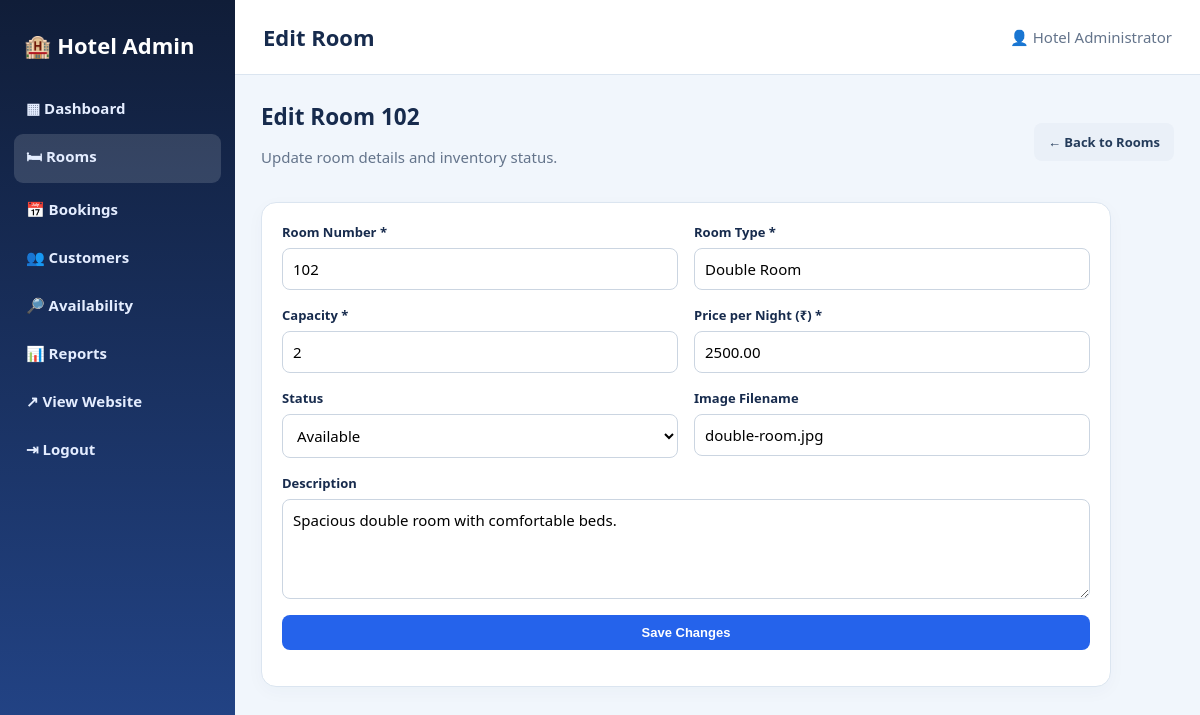
The page /admin/edit-room.php?id=2 (signed in) on the database its author committed.
### tables this page shows
CREATE TABLE IF NOT EXISTS rooms (
    id INT AUTO_INCREMENT PRIMARY KEY,
    room_no VARCHAR(20) NOT NULL UNIQUE,
    room_type VARCHAR(100) NOT NULL,
    description TEXT,
    capacity INT NOT NULL,
    price DECIMAL(10,2) NOT NULL,
    status ENUM('Available', 'Unavailable', 'Booked', 'Maintenance') DEFAULT 'Available',
    image VARCHAR(255),
    destination VARCHAR(100) DEFAULT 'Ahmedabad',
    created_at TIMESTAMP DEFAULT CURRENT_TIMESTAMP
);

### admin/includes/auth.php (called while the page is built, shortened)
<?php
function e($value) {
    return htmlspecialchars(
        (string)($value ?? ""),
        ENT_QUOTES,
        "UTF-8"
    );
}
?>

### admin/edit-room.php (the view, shortened to what this page needs)
<?php
require_once __DIR__ . "/includes/auth.php";
$id = (int)($_GET["id"] ?? 0);
$stmt = $conn->prepare("SELECT * FROM rooms WHERE id=?");
$stmt->bind_param("i", $id);
$stmt->execute();
$room = $stmt->get_result()->fetch_assoc();
include __DIR__ . "/includes/header.php";
?>
<div class="heading">
    <div>
        <h2>Edit Room <?= e($room["room_no"]) ?></h2>
        <p class="muted">Update room details and inventory status.</p>
    </div>
    <a class="btn alt" href="rooms.php">← Back to Rooms</a>
</div>
<div class="form">
    <form method="post">
        <div class="formgrid">
            <div class="field">
                <label>Room Number *</label>
                <input name="room_no" value="<?= e($room["room_no"]) ?>" required>
            </div>
            <div class="field">
                <label>Room Type *</label>
                <input name="room_type" value="<?= e($room["room_type"]) ?>" required>
            </div>
            <div class="field">
                <label>Capacity *</label>
                <input type="number" min="1" name="capacity" value="<?= e($room["capacity"]) ?>" required>
            </div>
            <div class="field">
                <label>Price per Night (₹) *</label>
                <input type="number" min="1" step="0.01" name="price" value="<?= e($room["price"]) ?>" required>
            </div>
            <div class="field">
                <label>Status</label>
                <select name="status">
                    <?php foreach (["Available", "Booked", "Maintenance"] as $s): ?>
                        <option value="<?= e($s) ?>" <?= $room["status"] === $s ? "selected" : "" ?>>
                            <?= e($s) ?>
                        </option>
                    <?php endforeach; ?>
                </select>
            </div>
            <div class="field">
                <label>Image Filename</label>
                <input name="image" value="<?= e($room["image"]) ?>" placeholder="deluxe-room.jpg">
            </div>
            <div class="field full">
                <label>Description</label>
                <textarea name="description"><?= e($room["description"]) ?></textarea>
            </div>
            <div class="field full">
                <button class="btn" type="submit">Save Changes</button>
            </div>
        </div>
    </form>
</div>
<?php include __DIR__ . "/includes/footer.php"; ?>

### admin/includes/header.php (style rules this page uses)
* { box-sizing:border-box }
body { margin:0;background:#f1f6fc;color:#172b4d;font:15px "Segoe UI",Arial,sans-serif }
a { text-decoration:none;color:inherit }
.heading { display:flex;justify-content:space-between;align-items:center;gap:12px;flex-wrap:wrap;margin-bottom:20px }
.heading h2 { margin:0 }
.muted { color:#64748b }
.card,.panel,.form { background:white;border:1px solid #dbe5f0;border-radius:15px;padding:20px;box-shadow:0 5px 18px #15345a08;margin-bottom:18px }
.btn { display:inline-block;border:0;border-radius:8px;padding:10px 14px;background:#2563eb;color:white;font-weight:700;cursor:pointer;font-size:13px }
.btn.alt { background:#eaf0f8;color:#243b5a }
.toolbar input,.toolbar select,.field input,.field select,.field textarea,td select { padding:10px;border:1px solid #cbd5e1;border-radius:8px;background:#fff;font:inherit;max-width:100% }
.field { display:flex;flex-direction:column;gap:7px;margin-bottom:16px }
.field label { font-weight:700;font-size:13px }
.field textarea { min-height:100px }
.form { max-width:850px }
.formgrid { display:grid;grid-template-columns:1fr 1fr;gap:0 16px }
.full { grid-column:1/-1 }

### rows shown on the page
rooms: room_no "102", room_type "Double Room", capacity "2", price "2500.00", image "double-room.jpg", description "Spacious double room with comfortable beds."

### other values the page prints
$pageTitle "Edit Room"
$_SESSION["admin_name"] "Hotel Administrator"
form field status "Available"
